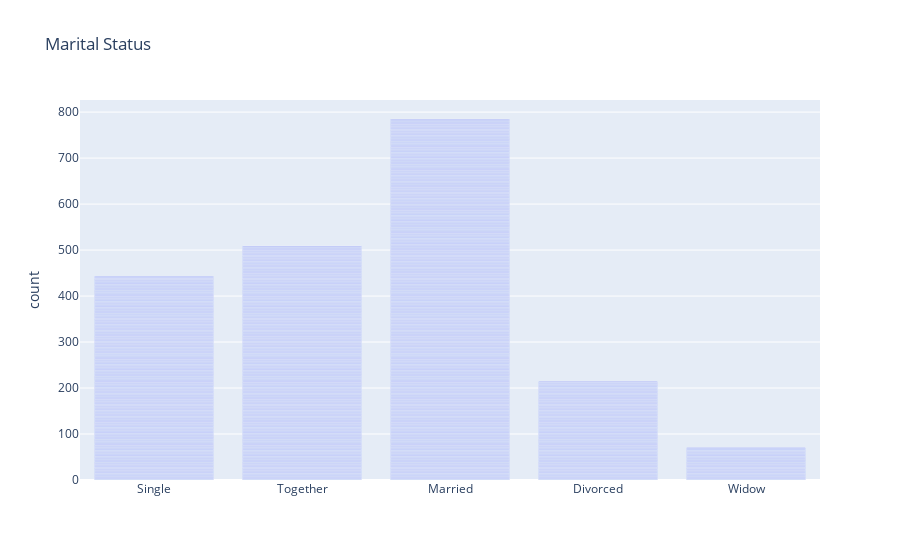

Source (notebook cell):
### Markdown cell above
Most of our clients have completed a bachelor's degree. Few clients have only completed basic education.
In general, we can say that our clients have higher levels of education.

### Code cell
fig = px.bar(df, x='marital_status', title='Marital Status')
fig.update_layout(xaxis_title=None)
fig.write_image('bar_plot.png')
img = fig.to_image(format='png')
Image(img)
fig

### Figure 1 — Plotly figure (JSON) as saved in the notebook; plotly's stock layout.template omitted (floating-point values rounded to 4 significant figures; data arrays with more than 128 entries replaced by an {"elided": "..."} marker saying what was removed)
{"data": [{"alignmentgroup": "True", "hovertemplate": "marital_status=%{x}<br>count=%{y}<extra></extra>", "legendgroup": "", "marker": {"color": "#636efa", "pattern": {"shape": ""}}, "name": "", "offsetgroup": "", "orientation": "v", "showlegend": false, "textposition": "auto", "type": "bar", "x": {"elided": "2021 str values"}, "xaxis": "x", "y": {"elided": "2021 int values"}, "yaxis": "y"}], "layout": {"barmode": "relative", "legend": {"tracegroupgap": 0}, "title": {"text": "Marital Status"}, "xaxis": {"anchor": "y", "domain": [0, 1], "title": {}}, "yaxis": {"anchor": "x", "domain": [0, 1], "title": {"text": "count"}}}}
